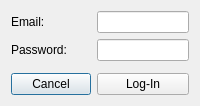
<?xml version="1.0" encoding="UTF-8"?>
<ui version="4.0">
 <class>credentialsDialog</class>
 <widget class="QDialog" name="credentialsDialog">
  <property name="windowModality">
   <enum>Qt::ApplicationModal</enum>
  </property>
  <property name="geometry">
   <rect>
    <x>0</x>
    <y>0</y>
    <width>200</width>
    <height>76</height>
   </rect>
  </property>
  <property name="sizePolicy">
   <sizepolicy hsizetype="Fixed" vsizetype="Fixed">
    <horstretch>0</horstretch>
    <verstretch>0</verstretch>
   </sizepolicy>
  </property>
  <property name="windowTitle">
   <string>Log-In</string>
  </property>
  <property name="windowIcon">
   <iconset resource="../resources.qrc">
    <normaloff>:/icons/icon.png</normaloff>:/icons/icon.png</iconset>
  </property>
  <layout class="QFormLayout" name="formLayout">
   <item row="0" column="0">
    <widget class="QLabel" name="emailLabel">
     <property name="sizePolicy">
      <sizepolicy hsizetype="Preferred" vsizetype="Preferred">
       <horstretch>0</horstretch>
       <verstretch>0</verstretch>
      </sizepolicy>
     </property>
     <property name="text">
      <string>Email:</string>
     </property>
    </widget>
   </item>
   <item row="0" column="1">
    <widget class="QLineEdit" name="emailInput"/>
   </item>
   <item row="1" column="0">
    <widget class="QLabel" name="passwordLabel">
     <property name="sizePolicy">
      <sizepolicy hsizetype="Preferred" vsizetype="Preferred">
       <horstretch>0</horstretch>
       <verstretch>0</verstretch>
      </sizepolicy>
     </property>
     <property name="text">
      <string>Password:</string>
     </property>
    </widget>
   </item>
   <item row="1" column="1">
    <widget class="QLineEdit" name="passwordInput">
     <property name="echoMode">
      <enum>QLineEdit::Password</enum>
     </property>
    </widget>
   </item>
   <item row="3" column="0">
    <widget class="QPushButton" name="cancelButton">
     <property name="text">
      <string>Cancel</string>
     </property>
    </widget>
   </item>
   <item row="3" column="1">
    <widget class="QPushButton" name="loginButton">
     <property name="text">
      <string>Log-In</string>
     </property>
    </widget>
   </item>
   <item row="2" column="0" colspan="2">
    <spacer name="verticalSpacer">
     <property name="orientation">
      <enum>Qt::Vertical</enum>
     </property>
     <property name="sizeHint" stdset="0">
      <size>
       <width>20</width>
       <height>40</height>
      </size>
     </property>
    </spacer>
   </item>
  </layout>
 </widget>
 <resources>
  <include location="../resources.qrc"/>
 </resources>
 <connections/>
</ui>
